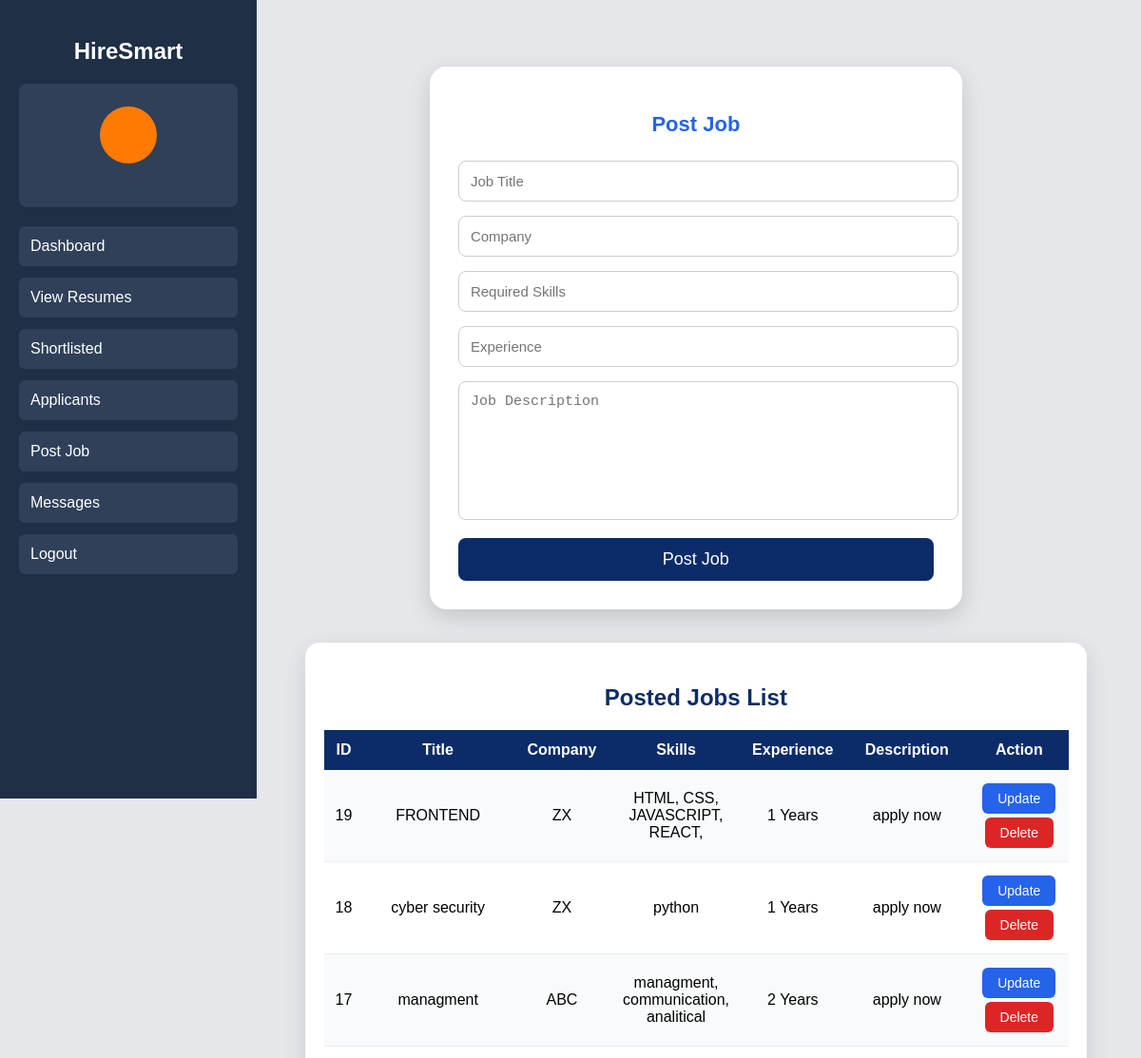
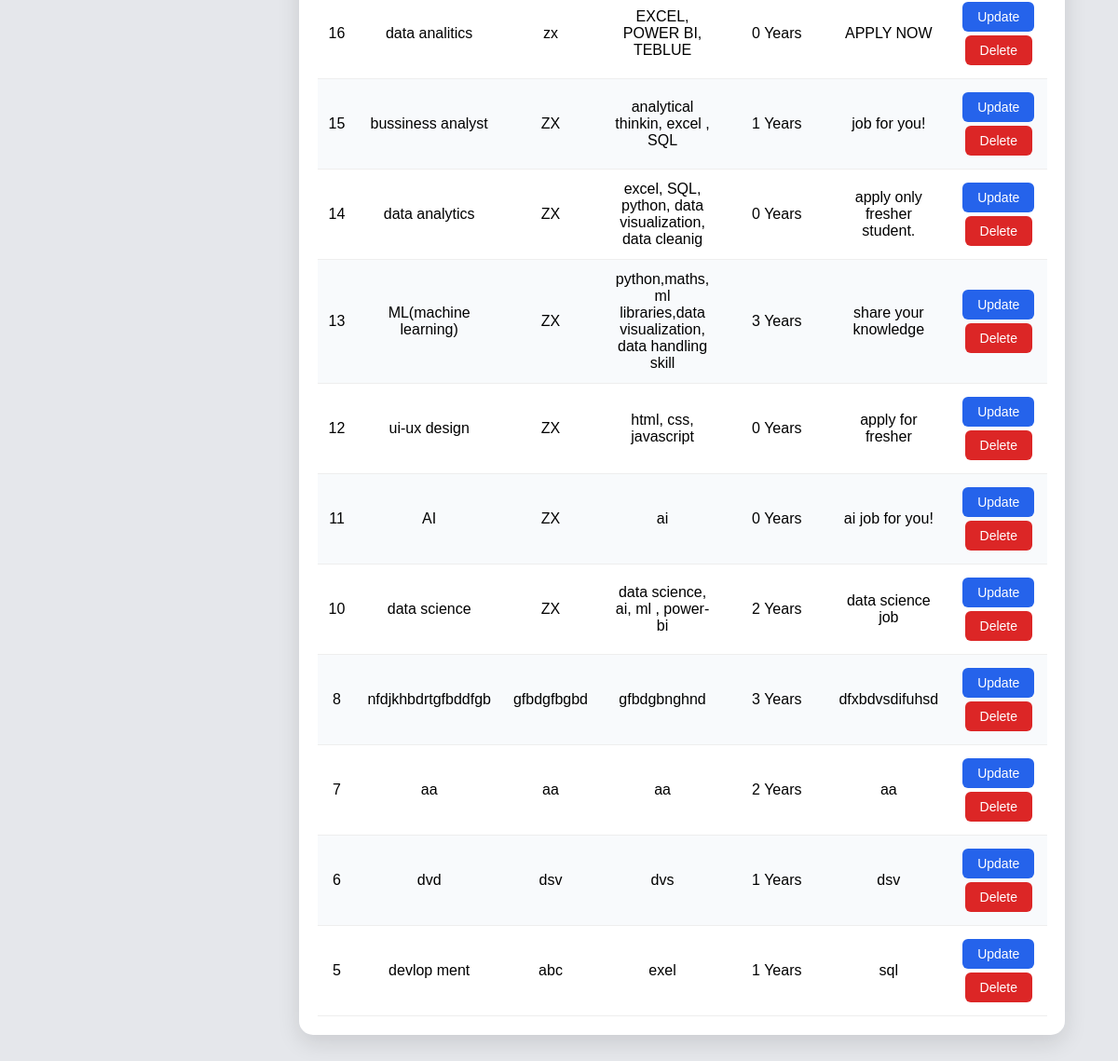
Page /post-job/ (signed in) on the committed database (2 pictures, top to bottom).
### accounts/models.py (models this page shows, shortened)
class Job(models.Model):
    hr = models.ForeignKey(HR, on_delete=models.CASCADE, null=True, blank=True)
    title = models.CharField(max_length=200)
    company = models.CharField(max_length=200)
    skills = models.TextField()
    experience = models.IntegerField(default=0)
    description = models.TextField()
    posted_date = models.DateTimeField(auto_now_add=True)

### accounts/views.py (the view, shortened to what this page needs)
# urls.py: path('post-job/', views.post_job, name="post_job"),
def post_job(request):
    hr_email = request.session.get("hr_email")
    if not hr_email:
        return redirect("hr_login")
    hr = get_object_or_404(HR, email=hr_email)
    jobs = Job.objects.filter(hr=hr).order_by("-id")
    return render(request, "post_job.html", {"jobs": jobs})

### accounts/templates/post_job.html (shortened to what this page needs)
{% extends 'base_hr.html' %}
{% block content %}
<div class="page-wrapper">
    <div class="form-card">
        <h2>Post Job</h2>
        <form method="POST">
            <input type="text" name="title" placeholder="Job Title" required>
            <input type="text" name="company" placeholder="Company" required>
            <input type="text" name="skills" placeholder="Required Skills" required>
            <input type="number" name="experience" placeholder="Experience" required>
            <textarea name="description" placeholder="Job Description" required></textarea>
            <button type="submit">Post Job</button>
        </form>
    </div>
    <div class="job-list-box">
        <h3>Posted Jobs List</h3>
        <table>
            <tr>
                <th>ID</th>
                <th>Title</th>
                <th>Company</th>
                <th>Skills</th>
                <th>Experience</th>
                <th>Description</th>
                <th>Action</th>
            </tr>
            {% for job in jobs %}
            <tr>
                <td>{{ job.id }}</td>
                <td>{{ job.title }}</td>
                <td>{{ job.company }}</td>
                <td>{{ job.skills }}</td>
                <td>{{ job.experience }} Years</td>
                <td>{{ job.description }}</td>
                <td>
                    <button class="btn-update"
                        onclick="openUpdateModal('{{ job.id }}', '{{ job.title|escapejs }}', '{{ job.company|escapejs }}', '{{ job.skills|escapejs }}', '{{ job.experience }}', '{{ job.description|escapejs }}')">
                        Update
                    </button>
                    <a href="{% url 'delete_job' job.id %}" onclick="return confirmDelete();">
                        <button type="button" class="btn-delete">Delete</button>
                    </a>
                </td>
            </tr>
            {% empty %}
            <tr>
                <td colspan="7">No jobs posted yet.</td>
            </tr>
            {% endfor %}
        </table>
    </div>
</div>
{% endblock %}

### accounts/templates/base_hr.html (style rules this page uses)
body { margin:0; font-family:Arial; background:#e5e7eb; }

### accounts/templates/post_job.html (style rules this page uses)
.page-wrapper { display:flex; flex-direction:column; align-items:center; padding:30px; }
.form-card { width:500px; background:#fff; padding:30px; border-radius:18px; box-shadow:0 8px 25px rgba(0,0,0,0.15); margin-bottom:35px; }
.form-card h2 { text-align:center; color:#2563eb; margin-bottom:25px; font-size:22px; }
.form-card input, .form-card textarea { width:100%; padding:12px; margin-bottom:15px; border:1px solid #ccc; border-radius:8px; font-size:15px; outline:none; }
.form-card textarea { height:120px; resize:none; }
.form-card button { width:100%; background:#0b2c68; color:white; border:none; padding:12px; font-size:18px; border-radius:8px; cursor:pointer; }
.job-list-box { width:95%; background:#fff; border-radius:15px; box-shadow:0 8px 25px rgba(0,0,0,0.12); padding:20px; }
.job-list-box h3 { text-align:center; margin-bottom:20px; color:#0b2c68; font-size:24px; }
table { width:100%; border-collapse:collapse; }
th { background:#0b2c68; color:white; padding:12px; text-align:center; }
td { padding:12px; text-align:center; border-bottom:1px solid #eee; }
tr:nth-child(even) { background:#f8fafc; }
.btn-update, .btn-delete { padding:8px 16px; border:none; border-radius:6px; color:white; cursor:pointer; font-size:14px; margin:2px; }
.btn-update { background:#2563eb; }
.btn-delete { background:#dc2626; }

### rows in the picture
Job: id "19", title "FRONTEND", company "ZX", skills "HTML, CSS, JAVASCRIPT, REACT,", experience "1", description "apply now"
Job: id "18", title "cyber security", company "ZX", skills "python", experience "1", description "apply now"
Job: id "17", title "managment", company "ABC", skills "managment, communication, analitical", experience "2", description "apply now"
Job: id "16", title "data analitics", company "zx", skills "EXCEL, POWER BI, TEBLUE", experience "0", description "APPLY NOW"
Job: id "15", title "bussiness analyst", company "ZX", skills "analytical thinkin, excel , SQL", experience "1", description "job for you!"
Job: id "14", title "data analytics", company "ZX", skills "excel, SQL, python, data visualization, data cleanig", experience "0", description "apply only fresher student."
Job: id "13", title "ML(machine learning)", company "ZX", skills "python,maths, ml libraries,data visualization, data handling skill", experience "3", description "share your knowledge"
Job: id "12", title "ui-ux design", company "ZX", skills "html, css, javascript", experience "0", description "apply for fresher"
Job: id "11", title "AI", company "ZX", skills "ai", experience "0", description "ai job for you!"
Job: id "10", title "data science", company "ZX", skills "data science, ai, ml , power-bi", experience "2", description "data science job"
Job: id "8", title "nfdjkhbdrtgfbddfgb", company "gfbdgfbgbd", skills "gfbdgbnghnd", experience "3", description "dfxbdvsdifuhsd"
Job: id "7", title "aa", company "aa", skills "aa", experience "2", description "aa"
Job: id "6", title "dvd", company "dsv", skills "dvs", experience "1", description "dsv"
Job: id "5", title "devlop ment", company "abc", skills "exel", experience "1", description "sql"
